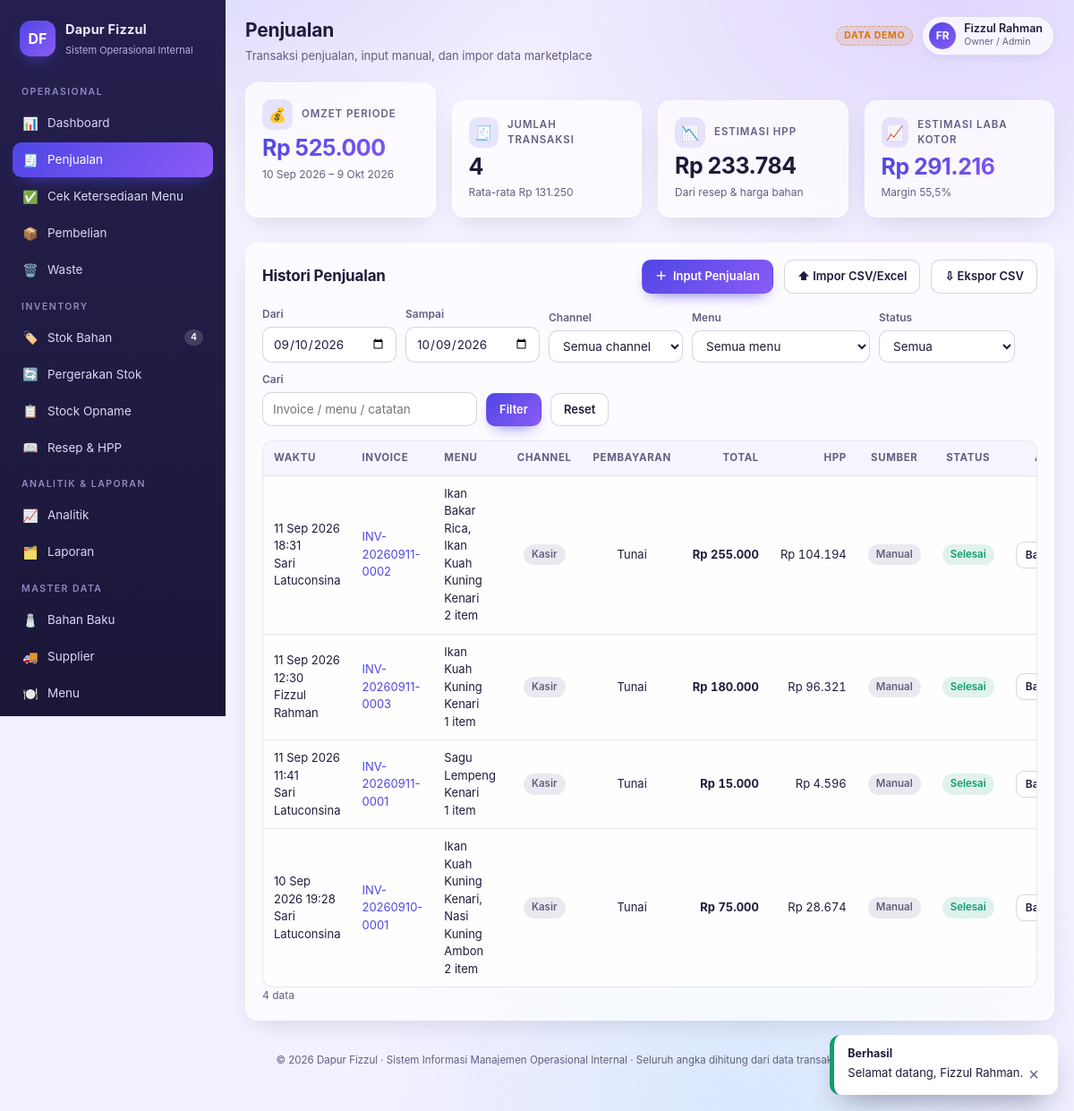
The app's page /penjualan/index.php/ (signed in) with its own data.
### tables this page shows
CREATE TABLE users (
            id INTEGER PRIMARY KEY AUTOINCREMENT,
            username TEXT NOT NULL UNIQUE,
            name TEXT NOT NULL,
            email TEXT,
            phone TEXT,
            role_id INTEGER NOT NULL REFERENCES roles(id),
            password_hash TEXT NOT NULL,
            is_active INTEGER NOT NULL DEFAULT 1,
            last_login TEXT,
            created_at TEXT NOT NULL
        );

CREATE TABLE roles (
            id INTEGER PRIMARY KEY AUTOINCREMENT,
            code TEXT NOT NULL UNIQUE,
            name TEXT NOT NULL,
            permissions TEXT NOT NULL DEFAULT ''
        );

CREATE TABLE sales (
            id INTEGER PRIMARY KEY AUTOINCREMENT,
            invoice_no TEXT NOT NULL UNIQUE,
            sold_at TEXT NOT NULL,
            channel TEXT NOT NULL,
            payment_method TEXT NOT NULL,
            subtotal REAL NOT NULL DEFAULT 0,
            discount REAL NOT NULL DEFAULT 0,
            total REAL NOT NULL DEFAULT 0,
            hpp_total REAL NOT NULL DEFAULT 0,
            customer_note TEXT,
            source TEXT NOT NULL DEFAULT 'manual',
            import_ref TEXT,
            status TEXT NOT NULL DEFAULT 'selesai',
            created_by INTEGER REFERENCES users(id),
            created_at TEXT NOT NULL
        );

CREATE TABLE ingredients (
            id INTEGER PRIMARY KEY AUTOINCREMENT,
            code TEXT NOT NULL UNIQUE,
            name TEXT NOT NULL,
            category_id INTEGER REFERENCES ingredient_categories(id),
            unit TEXT NOT NULL,
            min_stock REAL NOT NULL DEFAULT 0,
            current_stock REAL NOT NULL DEFAULT 0,
            avg_cost REAL NOT NULL DEFAULT 0,
            last_cost REAL NOT NULL DEFAULT 0,
            supplier_id INTEGER REFERENCES suppliers(id),
            storage_location TEXT,
            expiry_info TEXT,
            is_active INTEGER NOT NULL DEFAULT 1,
            created_at TEXT NOT NULL,
            updated_at TEXT
        );

### views/pages/sales.php (the view, shortened to what the rows shown need)
<?php
[$from, $to] = date_range();
$channelF = (string)(g('channel', '') ?? '');
$statusF = (string)(g('status', '') ?? '');
$search = (string)(g('q', '') ?? '');
$where = ['date(s.sold_at) BETWEEN :from AND :to'];
$params = [':from' => $from, ':to' => $to];
$w = implode(' AND ', $where);
$total = (int)qv($pdo, "SELECT COUNT(*) FROM sales s WHERE $w", $params);
[$page, $per, $offset, $pages, $total] = paginate($total, 25);
$menuConcat = sql_group_concat('m.name', ', ');
$rows = q($pdo, "SELECT s.*, u.name AS kasir,
                        (SELECT COUNT(*) FROM sale_items x WHERE x.sale_id = s.id) AS n_item,
                        (SELECT $menuConcat FROM sale_items x JOIN menus m ON m.id = x.menu_id WHERE x.sale_id = s.id) AS menu_list
                 FROM sales s LEFT JOIN users u ON u.id = s.created_by
                 WHERE $w ORDER BY s.sold_at DESC, s.id DESC LIMIT $per OFFSET $offset", $params);
$availMap = [];
foreach (menu_availability($pdo) as $av) {
    $availMap[(int)$av['id']] = $av;
}
?>
<div class="card section">
    <div class="card-head">
        <h2>Histori Penjualan</h2>
        <?php if (can('sales')): ?>
            <a class="btn btn-primary" data-modal="m-sale" href="#"><span>＋</span> Input Penjualan</a>
            <a class="btn" href="<?= e(app_url('sales_import')) ?>">⬆ Impor CSV/Excel</a>
        <?php endif; ?>
        <a class="btn" href="<?= e(export_base()) ?>?type=sales&<?= e(range_params()) ?>" target="_blank">⇩ Ekspor CSV</a>
    </div>
    <form class="filter-bar" method="get" action="<?= e(self_url()) ?>" style="margin-bottom:16px;">
        <div class="field"><label>Dari</label><input type="date" name="from" value="<?= e($from) ?>"></div>
        <div class="field"><label>Sampai</label><input type="date" name="to" value="<?= e($to) ?>"></div>
        <div class="field"><label>Channel</label><select name="channel"><option value="">Semua channel</option><?= opts(CHANNELS, $channelF) ?></select></div>
        <div class="field"><label>Menu</label></div>
        <div class="field"><label>Status</label></div>
        <div class="field"><label>Cari</label><input type="text" name="q" value="<?= e($search) ?>" placeholder="Invoice / menu / catatan"></div>
        <button class="btn btn-primary" type="submit">Filter</button>
        <a class="btn" href="<?= e(app_url('sales')) ?>">Reset</a>
    </form>
    <div class="table-wrap">
        <table class="data" id="tbl-sales">
            <thead><tr>
                <th>Waktu</th><th>Invoice</th><th>Menu</th><th class="mid">Channel</th><th class="mid">Pembayaran</th>
                <th class="num">Total</th><th class="num">HPP</th><th class="mid">Sumber</th><th class="mid">Status</th><th class="mid">Aksi</th>
            </tr></thead>
            <tbody>
            <?php foreach ($rows as $r): ?>
                <tr>
                    <td><?= tgl($r['sold_at'], true) ?><div class="li-sub"><?= e($r['kasir'] ?? '-') ?></div></td>
                    <td><a href="<?= e(app_url('sale_detail', ['id' => $r['id']])) ?>"><?= e($r['invoice_no']) ?></a></td>
                    <td style="max-width:230px;"><?= e(str_short($r['menu_list'] ?? '-', 46)) ?><div class="li-sub"><?= (int)$r['n_item'] ?> item</div></td>
                    <td class="mid"><span class="badge muted"><?= e($r['channel']) ?></span></td>
                    <td class="mid"><?= e($r['payment_method']) ?></td>
                    <td class="num"><b><?= rp($r['total']) ?></b></td>
                    <td class="num"><?= rp($r['hpp_total']) ?></td>
                    <td class="mid"><span class="badge <?= $r['source'] === 'import' ? 'info' : 'muted' ?>"><?= $r['source'] === 'import' ? 'Impor' : 'Manual' ?></span></td>
                    <td class="mid"><span class="badge <?= $r['status'] === 'void' ? 'danger' : 'ok' ?>"><?= $r['status'] === 'void' ? 'Void' : 'Selesai' ?></span></td>
                    <td class="mid">
                        <?php if (can('sales_void') && $r['status'] !== 'void'): ?>
                            <button class="btn btn-sm" type="button" data-void-sale="<?= (int)$r['id'] ?>"
                                    data-invoice="<?= e($r['invoice_no']) ?>" data-total="<?= e(rp($r['total'])) ?>">Batalkan</button>
                        <?php else: ?>—<?php endif; ?>
                    </td>
                </tr>
            <?php endforeach; ?>
            </tbody>
        </table>
    </div>
    <?= pager_html($page, $pages, $total) ?>
</div>

### views/layout.php (shortened to what the rows shown need)
<?php
$user = current_user();
$initials = str_initials((string)$user['name']);
$lowCount = can('inventory') ? count(low_stock_rows($pdo)) : 0;
?>
<!DOCTYPE html>
<html lang="id">
<head>
<link rel="stylesheet" href="<?= e(app_asset('css/app.css')) ?>?v=<?= e(APP_VERSION) ?>">
</head>
<body>
<div class="app">
    <main class="main">
        <div class="topbar">
            <div>
                <h1><?= e($pageTitle) ?></h1>
            </div>
            <div class="topbar-actions">
                <div class="user-chip">
                    <div class="avatar"><?= e($initials) ?></div>
                    <div>
                        <div class="u-name"><?= e($user['name']) ?></div>
                        <div class="u-role"><?= e(ROLES[$user['role_code']] ?? $user['role_name']) ?></div>
                    </div>
                </div>
            </div>
        </div>
        <?php include $view; ?>
    </main>
</div>
</body>
</html>

### lib/helpers.php (shortened to what the rows shown need)
<?php
if (!function_exists('e')) {
    function e(?string $s): string
    {
        return htmlspecialchars((string)$s, ENT_QUOTES, 'UTF-8');
    }
}
function today_str(): string
{
    return date('Y-m-d');
}
function rp($n, bool $withPrefix = true): string
{
    $n = (float)$n;
    $s = number_format($n, 0, ',', '.');
    return $withPrefix ? 'Rp ' . $s : $s;
}
function tgl(?string $dt, bool $withTime = false): string
{
    $ts = strtotime($dt);
    $bulan = [1=>'Jan','Feb','Mar','Apr','Mei','Jun','Jul','Agu','Sep','Okt','Nov','Des'];
    $s = date('j', $ts) . ' ' . $bulan[(int)date('n', $ts)] . ' ' . date('Y', $ts);
    if ($withTime) $s .= ' ' . date('H:i', $ts);
    return $s;
}
function parseNum($val, float $default = 0.0): float
{
    if (is_int($val) || is_float($val)) return (float)$val;
    $s = trim((string)$val);
    $s = preg_replace('/[^0-9,.\-]/', '', $s);
    return (float)$s;
}
function date_range(?string $from = null, ?string $to = null, int $defaultDays = 30): array
{
    $from = $from ?? ($_GET['from'] ?? null);
    $to   = $to   ?? ($_GET['to'] ?? null);
    $today = today_str();
    if (!$to || !preg_match('/^\d{4}-\d{2}-\d{2}$/', (string)$to)) $to = $today;
    if (!$from || !preg_match('/^\d{4}-\d{2}-\d{2}$/', (string)$from)) {
        $from = date('Y-m-d', strtotime($to . ' -' . ($defaultDays - 1) . ' days'));
    }
    return [$from, $to];
}
function range_params(): string
{
    [$from, $to] = date_range();
    return 'from=' . urlencode($from) . '&to=' . urlencode($to);
}
function base_rel(): string
{
    return str_repeat('../', max(0, (int)($GLOBALS['SIMOP_DEPTH'] ?? 1)));
}
function self_url(): string
{
    return (string)($GLOBALS['SIMOP_SELF'] ?? './');
}
function app_asset(string $path): string
{
    return base_rel() . 'assets/' . ltrim($path, '/');
}
function export_base(): string
{
    return base_rel() . 'export.php';
}
function app_url(string $page, array $params = []): string
{
    $dir = PAGE_DIR[$page] ?? PAGE_DIR['dashboard'];
    $q = $params ? '?' . http_build_query($params) : '';
    return base_rel() . $dir . '/' . $q;
}
function gi(string $key, int $default = 0): int
{
    return (int)parseNum($_GET[$key] ?? $default);
}
function paginate(int $total, int $perPage = 20): array
{
    $page = max(1, gi('page', 1));
    $pages = max(1, (int)ceil($total / $perPage));
    $page = min($page, $pages);
    $offset = ($page - 1) * $perPage;
    return [$page, $perPage, $offset, $pages, $total];
}
function pager_html(int $page, int $pages, int $total): string
{
    if ($pages <= 1) return '<div class="pager-meta">' . number_format($total, 0, ',', '.') . ' data</div>';
    $out = '<div class="pager">';
    $out .= '<span class="pager-meta">Hal ' . $page . ' / ' . $pages . ' &middot; ' . number_format($total, 0, ',', '.') . ' data</span>';
    $out .= '</div>';
    return $out;
}

### records on screen
users: name "FR", name "Fizzul Rahman", role.code "Owner / Admin"
sales: sold_at "11 Sep 2026 18:31", kasir "Sari Latuconsina", invoice_no "INV-20260911-0002", menu_list "Ikan Bakar Rica, Ikan Kuah Kuning Kenari", n_item "2", channel "Kasir", payment_method "Tunai", total "Rp 255.000", hpp_total "Rp 104.194", source "Manual", status "Selesai"
sales: sold_at "11 Sep 2026 12:30", kasir "Fizzul Rahman", invoice_no "INV-20260911-0003", menu_list "Ikan Kuah Kuning Kenari", n_item "1", channel "Kasir", payment_method "Tunai", total "Rp 180.000", hpp_total "Rp 96.321", source "Manual", status "Selesai"
sales: sold_at "11 Sep 2026 11:41", kasir "Sari Latuconsina", invoice_no "INV-20260911-0001", menu_list "Sagu Lempeng Kenari", n_item "1", channel "Kasir", payment_method "Tunai", total "Rp 15.000", hpp_total "Rp 4.596", source "Manual", status "Selesai"
sales: sold_at "10 Sep 2026 19:28", kasir "Sari Latuconsina", invoice_no "INV-20260910-0001", menu_list "Ikan Kuah Kuning Kenari, Nasi Kuning Ambon", n_item "2", channel "Kasir", payment_method "Tunai", total "Rp 75.000", hpp_total "Rp 28.674", source "Manual", status "Selesai"
ingredients: supplier "4"

### other values on screen
$group "OPERASIONAL"
$icon "📊"
$label "Dashboard"
$icon "🧾"
$label "Penjualan"
$icon "✅"
$label "Cek Ketersediaan Menu"
$icon "📦"
$label "Pembelian"
$icon "🗑️"
$label "Waste"
$group "INVENTORY"
$icon "🏷️"
$label "Stok Bahan"
$icon "🔄"
